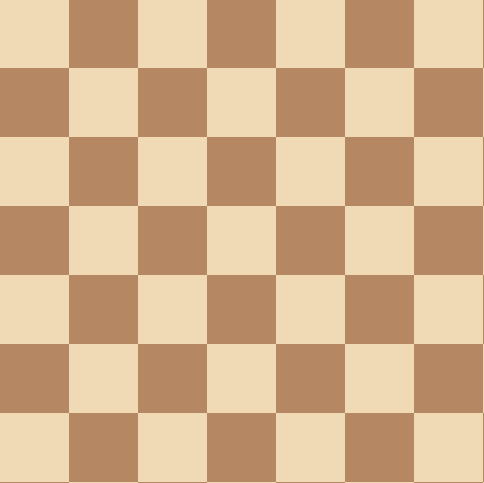
#> input picture images/flat_chess_board.png, 484 x 483 px
$ python grid_detection.py
#> lines starting #> are read from the running program, lines starting #| are printed output that depends on the picture; after the words box and inside, x2 and y2 are one past the last pixel; in counts of white or black regions, pixels touching at a corner belong together
import cv2
import matplotlib.pyplot as plt
import numpy as np

# first image
img = cv2.imread('./images/flat_chess_board.png')
#> img is the input picture: shape (483, 484, 3); mean B, G, R 140.8, 177.3, 211.1
found, corners = cv2.findChessboardCorners(image=img, patternSize=(6, 6))
#> found = True; corners = 36 rows, first 8: [68.5, 67.5], [137.5, 67.5], [206.5, 67.5], [275.5, 67.5], [344.5, 67.5], [413.5, 67.5], [68.5, 136.5], [137.5, 136.5]
cv2.drawChessboardCorners(image=img, patternSize=(
    6, 6), corners=corners, patternWasFound=found)
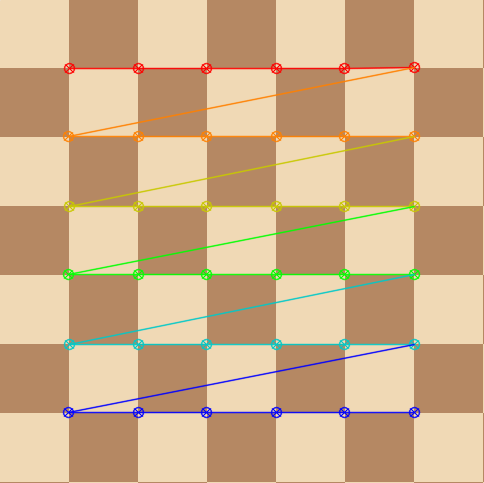
#> img: shape (483, 484, 3); 6.14% of pixels changed, all inside (x1, y1, x2, y2) = (62, 61, 421, 419)

# second image
dots = cv2.imread('./images/dots.jpg')
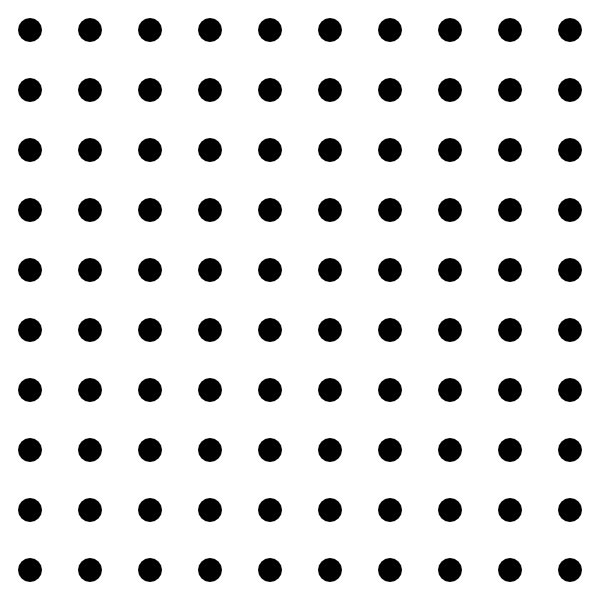
#> input picture images/dots.jpg, 600 x 600 px
#> dots is the input picture: shape (600, 600, 3); min 0, max 255, mean 223.7
found, corners = cv2.findCirclesGrid(
    dots, (10, 10), cv2.CALIB_CB_ASYMMETRIC_GRID)
#> corners = 100 rows, first 8: [29.5, 29.5], [89.5, 29.5], [149.5, 29.5], [209.5, 29.5], [269.5, 29.5], [329.5, 29.5], [389.5, 29.5], [449.5, 29.5]
cv2.drawChessboardCorners(image=dots, patternSize=(
    10, 10), corners=corners, patternWasFound=found)
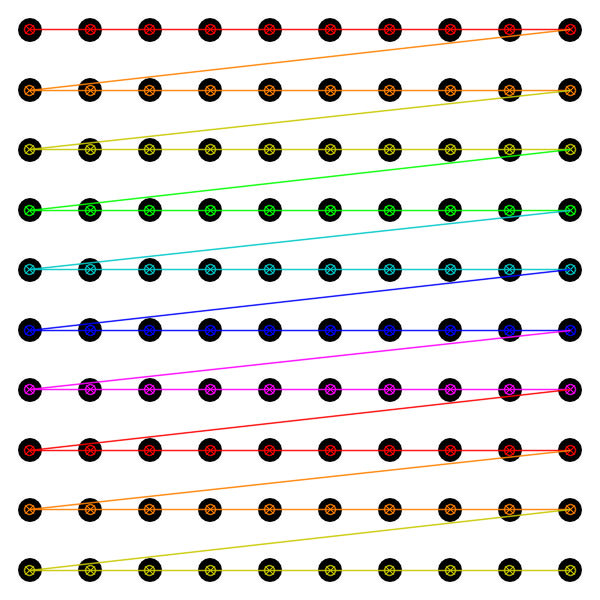
#> dots: shape (600, 600, 3); 10.75% of pixels changed, all inside (x1, y1, x2, y2) = (23, 23, 577, 577)
print(found, corners)
#> (printed output is left out)
plt.imshow(dots)

plt.show()
